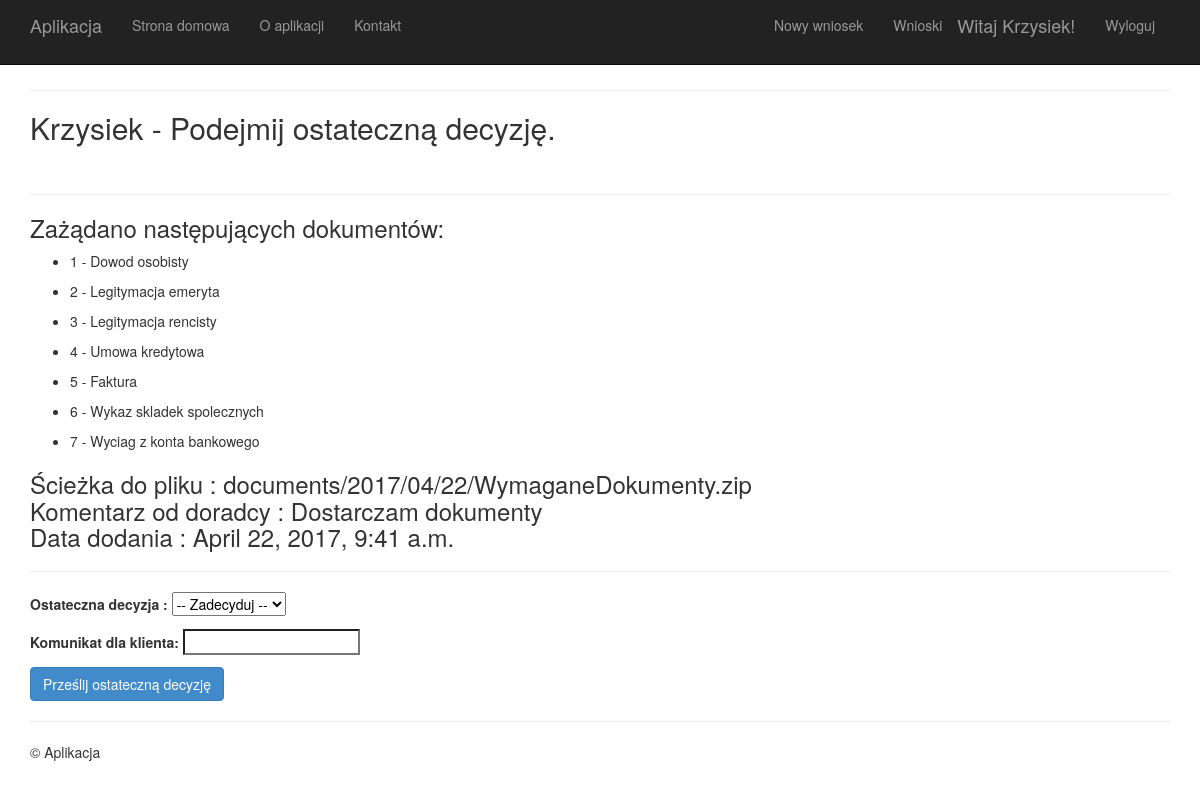
/wniosek/3/ostatecznadecyzja/ (signed in), run on the app's committed database.
### app/models.py (models this page shows)
class TechnicalDocument(models.Model):
    id = models.AutoField(primary_key = True) # automatycznie się dodaje
    document_name = models.CharField(max_length= 50,unique=True,blank=False) # wymagalne

class SentDocument(models.Model):
    id = models.AutoField(primary_key = True) # automatycznie się dodaje
    file = models.FileField(upload_to='documents/%Y/%m/%d//')# ścieżka gdzie ma się zapisać plik
    name = models.CharField(max_length= 50,blank=False) # wymagalne
    reason_negativ_decision = models.CharField(max_length = 50,
                                      blank = True)#,
    added_date = models.DateTimeField(default=timezone.now)

### app/views.py (the view)
def lastDecisionView(request,creditapplication_id):
    try:
        creditapplication = CreditApplication.objects.get(pk=creditapplication_id)#tutaj zwraca konkretny wniosek wyszykująć po id
    except CreditApplication.DoesNotExist:
        return render(request,
                  'app/komunikat.html',
                  {
                      'message':'Wniosek nie istnieje.',
                      })
    if(creditapplication.status_id!=6):
           return render(request,
                  'app/komunikat.html',
                  {
                      'message':'Wniosek na innym etapie.',
                  })
    try:
        requiredDocuments = RequiredDocument.objects.get(pk=creditapplication.required_document_id)#tutaj lista konkretnych dokumentów - żądanych przez pracownika banku
    except RequiredDocument.DoesNotExist:
        return render(request,
                  'app/komunikat.html', {
                      'message':'Brak wymaganych dokumentów. Wniosek jest na innym etapie.',}
                  )
    try:
        addedDocuments = SentDocument.objects.get(pk=creditapplication.added_documents_id)#tutaj rekord dokumentów dodanych
    except SentDocument.DoesNotExist:
        return render(request,
                  'app/komunikat.html', {
                      'message':'Brak przesłanych dokumentów.',}
                  )
    napis = requiredDocuments.documents_number
    numery = list(map(int,re.findall('\d+', napis)))
    dokumenty = TechnicalDocument.objects.filter(id__in=numery)
    if request.method =='POST':
       form = LastDecisionForm(request.POST)
       if form.is_valid():
          decision = request.POST.get('decision','')
          comment = request.POST.get('comment','')
          if decision == "1":#odrzut
              creditapplication.status_id = 9
              creditapplication.comment = comment
              creditapplication.save(update_fields=['status','comment'])#tak się zmienia odpowiednie dane na wniosku
              return render(request,
                  'app/start.html',
                         {
                           'message':'Odrzucono wniosek: '+str(creditapplication_id),
                         }
                  )
          if decision == "2":#pozytyw
              creditapplication.status_id = 7
              creditapplication.comment = comment
              creditapplication.save(update_fields=['status','comment'])#tak się zmienia odpowiednie dane na wniosku
              application_complete_obj = ApplicationCompleted(application = creditapplication, info = comment)
              try:
                  application_complete_obj.save()
              except:
                  return render(request,
                  'app/komunikat.html',
                  {
                      'message':'Problem z zapisem zakończonego wniosku.',}
                  )
              return render(request,
                  'app/start.html',
                         {
                           'message':'Wypłacono gotówkę na wniosku : '+str(creditapplication_id),
                         }
                  )
       else:
          try:
              send_mail('Nie nadano ostatecznej decyzji', 'Forma zle zwalidowana', 'arek.peplinski@wp.pl', ['arek.peplinski@wp.pl'])
          except:
              return render(request,
                  'app/komunikat.html',
                  {
                      'message':'Problem z wysłaniem maila.',}
                  )
    else:
         form = LastDecisionForm()
    return render(request,
                  'app/lastDecision.html',
                         {
                           'form':form,
                           'creditapplication':creditapplication,
                           'requiredDocuments':requiredDocuments,
                           'addedDocuments':addedDocuments,
                           'dokumenty':dokumenty,
                         }
                   )

### app/forms.py
class LastDecisionForm(forms.Form):
    decision = forms.CharField()
    comment = forms.CharField()

### app/templates/app/lastDecision.html (shortened to what this page needs)
﻿{% extends "app/layout.html" %}
{% block content %}
{% if user.is_authenticated %}
<hr />
<h2>{{ user.username }}  - Podejmij ostateczną decyzję.</h2><br>
<hr />
{% if requiredDocuments %}
<h3>Zażądano następujących dokumentów: </h3>
{% for dok in  dokumenty %}
<ul>
    <li>{{dok.id}} -  {{dok.document_name}}</li>
</ul>
{% endfor %}
{% endif %}
{% if addedDocuments %}
<h3>
Ścieżka do pliku : {{ addedDocuments.file }}<br>
Komentarz od doradcy : {{ addedDocuments.name }}<br>
Data dodania : {{ addedDocuments.added_date }}<br>
</h3>
{% endif %}
<form action="" method="post">{% csrf_token %}
<hr />
    <p>
        <label for="decision">Ostateczna decyzja : </label>
        <select name="decision" required>
                  <option disabled="" selected="" value=""> -- Zadecyduj -- </option>
        </select>
    </p>
    <p>
        <label for="comment">Komunikat dla klienta: </label>
        <input type="text" required name="comment"/>
    </p>
<input type="submit" value="Prześlij ostateczną decyzję " class="btn btn-primary btn-large"/>
</form>
{% else %}
<h1>Aby otrzymać odpowiednie dostępy skontaktuj sie z twórcą portalu!</h1>
{% endif %}
{% endblock %}

### app/templates/app/loginpartial.html (shortened to what this page needs)
{% if user.is_authenticated %}
<form id="logoutForm" action="/logout" method="post" class="navbar-right">
    <ul class="nav navbar-nav">
          <li><a href="{% url 'personalData' %}">Nowy wniosek</a></li>
          <li><a href="{% url 'start' %}">Wnioski</a></li>
    </ul>
    <ul class="nav navbar-nav navbar-right">
        <li><span class="navbar-brand">Witaj {{ user.username }}!</span></li>
        <li><a href="javascript:document.getElementById('logoutForm').submit()">Wyloguj</a></li>
    </ul>
</form>
{% else %}
<ul class="nav navbar-nav navbar-right">
    <li><a href="{% url 'login' %}">Zaloguj sie</a></li>
</ul>
{% endif %}

### data on the page
TechnicalDocument: id "1", document_name "Dowod osobisty"
TechnicalDocument: id "2", document_name "Legitymacja emeryta"
TechnicalDocument: id "3", document_name "Legitymacja rencisty"
TechnicalDocument: id "4", document_name "Umowa kredytowa"
TechnicalDocument: id "5", document_name "Faktura"
TechnicalDocument: id "6", document_name "Wykaz skladek spolecznych"
TechnicalDocument: id "7", document_name "Wyciag z konta bankowego"
SentDocument: file "documents/2017/04/22/WymaganeDokumenty.zip", name "Dostarczam dokumenty", added_date "April 22, 2017, 9:41 a.m."

### other printed values
{{ user.username }} "Krzysiek"
